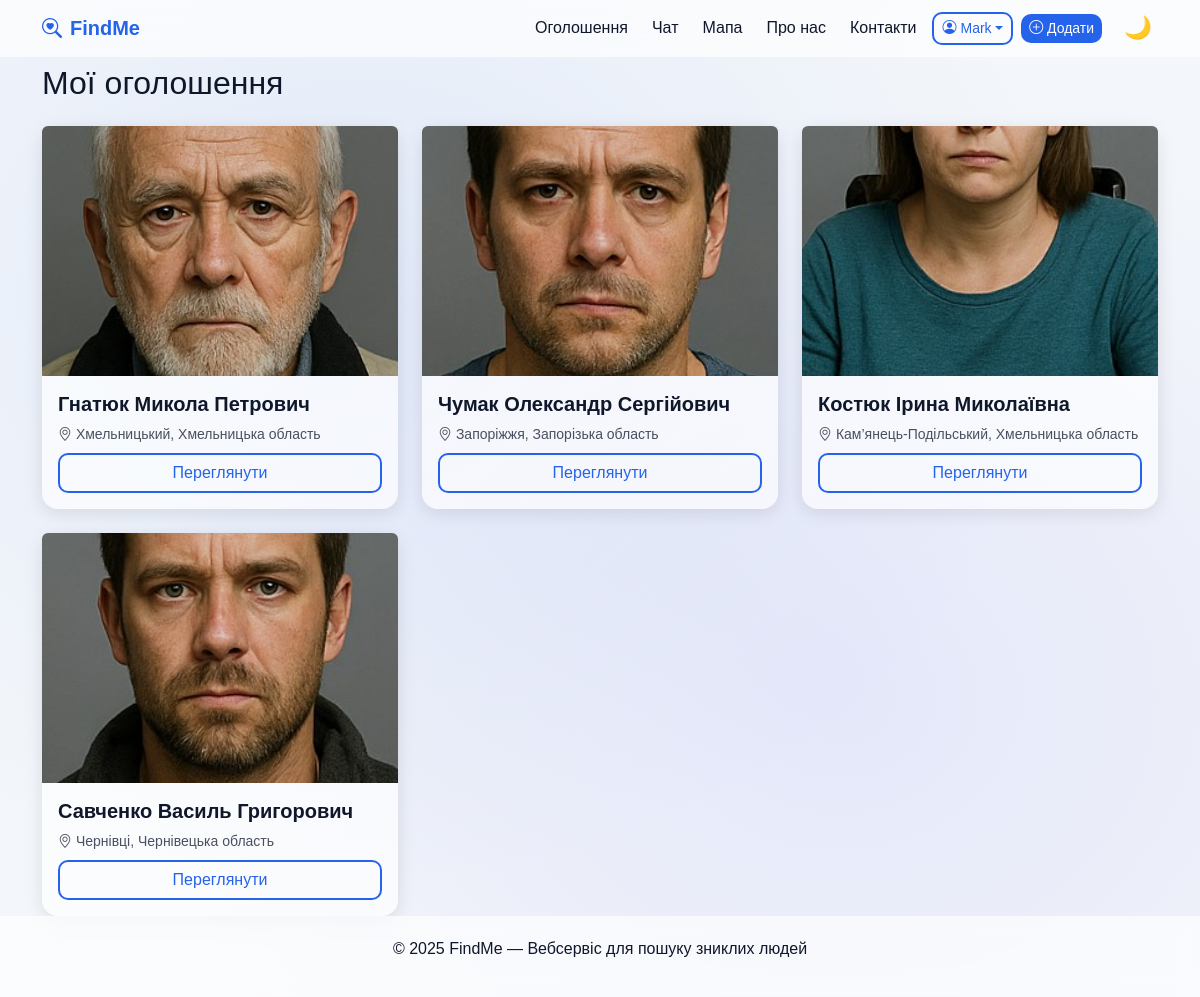
Page /my-posts/ (signed in) on the earlier database version.
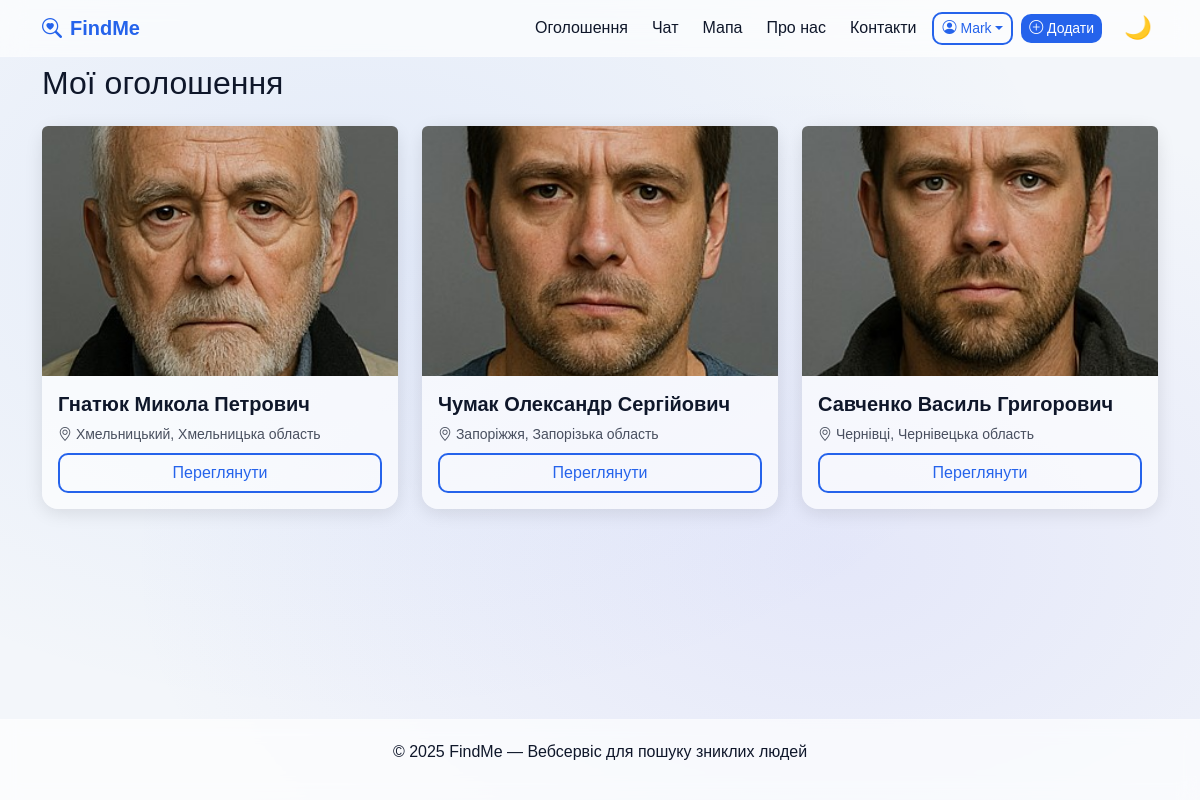
Same page on the later database version.
### missing_persons/models.py (models this page shows, shortened)
class MissingPerson(models.Model):
    STATUS_CHOICES = [
       ('missing', 'У розшуку'),
        ('found', 'Знайдено'),
    ]
    CATEGORY_CHOICES = [
    ('child', 'Дитина'),
    ('adult', 'Дорослий'),
    ('elderly', 'Літня людина'),
    ('military', 'Військовий'),
    ('disabled', 'Людина з інвалідністю'),
    ('other', 'Інше'),
]
    user = models.ForeignKey(User, on_delete=models.CASCADE)
    full_name = models.CharField(max_length=150)
    birth_date = models.DateField(null=True, blank=True)
    missing_date = models.DateField()
    region = models.CharField(max_length=100)
    city = models.CharField(max_length=100)
    description = models.TextField()
    photo = models.ImageField(upload_to='missing_persons/', blank=True, null=True)
    category = models.CharField(max_length=50, choices=CATEGORY_CHOICES, default='other')
    status = models.CharField(max_length=20, choices=STATUS_CHOICES, default='missing')
    created_at = models.DateTimeField(auto_now_add=True)
    location = models.CharField("Останнє місце, де бачили", max_length=255, blank=True, null=True)
    latitude = models.FloatField(blank=True, null=True)
    longitude = models.FloatField(blank=True, null=True)

### missing_persons/views.py (the view)
# urls.py: path('my-posts/', mp_views.my_posts, name='my_posts'),
@login_required
def my_posts(request):
    persons = MissingPerson.objects.filter(user=request.user)
    return render(request, 'my_posts.html', {'persons': persons})

### templates/my_posts.html
{% extends 'base.html' %}
{% block content %}
<h2 class="mb-4">Мої оголошення</h2>
{% if persons %}
<div class="row g-4">
  {% for p in persons %}
  <div class="col-md-4">
    <div class="card h-100">
      {% if p.photo %}
      <img src="{{ p.photo.url }}" class="card-img-top rounded-top" alt="{{ p.full_name }}">
      {% endif %}
      <div class="card-body">
        <h5 class="fw-semibold">{{ p.full_name }}</h5>
        <p class="text-muted small mb-2"><i class="bi bi-geo-alt"></i> {{ p.city }}, {{ p.region }}</p>
        <a href="{% url 'missing_detail' p.pk %}" class="btn btn-outline-primary w-100">Переглянути</a>
      </div>
    </div>
  </div>
  {% endfor %}
</div>
{% else %}
  <p>У вас ще немає створених оголошень.</p>
{% endif %}
{% endblock %}

Differences in the rows shown:
removed MissingPerson: photo (picture), full_name "Костюк Ірина Миколаївна", city "Кам’янець-Подільський", region "Хмельницька область"
